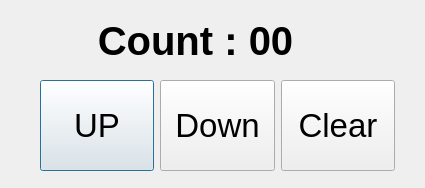
<?xml version="1.0" encoding="UTF-8"?>
<ui version="4.0">
 <class>Dialog</class>
 <widget class="QDialog" name="Dialog">
  <property name="geometry">
   <rect>
    <x>0</x>
    <y>0</y>
    <width>425</width>
    <height>188</height>
   </rect>
  </property>
  <property name="windowTitle">
   <string>Dialog</string>
  </property>
  <widget class="QLabel" name="label">
   <property name="geometry">
    <rect>
     <x>30</x>
     <y>0</y>
     <width>331</width>
     <height>81</height>
    </rect>
   </property>
   <property name="font">
    <font>
     <pointsize>30</pointsize>
     <weight>75</weight>
     <bold>true</bold>
    </font>
   </property>
   <property name="text">
    <string>Count : 00</string>
   </property>
   <property name="alignment">
    <set>Qt::AlignCenter</set>
   </property>
  </widget>
  <widget class="QWidget" name="horizontalLayoutWidget">
   <property name="geometry">
    <rect>
     <x>40</x>
     <y>80</y>
     <width>355</width>
     <height>91</height>
    </rect>
   </property>
   <layout class="QHBoxLayout" name="horizontalLayout">
    <item>
     <widget class="QPushButton" name="btn_1">
      <property name="sizePolicy">
       <sizepolicy hsizetype="Maximum" vsizetype="Fixed">
        <horstretch>0</horstretch>
        <verstretch>0</verstretch>
       </sizepolicy>
      </property>
      <property name="maximumSize">
       <size>
        <width>16777197</width>
        <height>16777207</height>
       </size>
      </property>
      <property name="font">
       <font>
        <pointsize>25</pointsize>
       </font>
      </property>
      <property name="text">
       <string>UP</string>
      </property>
     </widget>
    </item>
    <item>
     <widget class="QPushButton" name="btn_2">
      <property name="sizePolicy">
       <sizepolicy hsizetype="Maximum" vsizetype="Fixed">
        <horstretch>0</horstretch>
        <verstretch>0</verstretch>
       </sizepolicy>
      </property>
      <property name="maximumSize">
       <size>
        <width>16777197</width>
        <height>16777207</height>
       </size>
      </property>
      <property name="font">
       <font>
        <pointsize>25</pointsize>
       </font>
      </property>
      <property name="text">
       <string>Down</string>
      </property>
     </widget>
    </item>
    <item>
     <widget class="QPushButton" name="btn_3">
      <property name="sizePolicy">
       <sizepolicy hsizetype="Maximum" vsizetype="Fixed">
        <horstretch>0</horstretch>
        <verstretch>0</verstretch>
       </sizepolicy>
      </property>
      <property name="maximumSize">
       <size>
        <width>16777197</width>
        <height>16777207</height>
       </size>
      </property>
      <property name="font">
       <font>
        <pointsize>25</pointsize>
       </font>
      </property>
      <property name="text">
       <string>Clear</string>
      </property>
     </widget>
    </item>
   </layout>
  </widget>
 </widget>
 <resources/>
 <connections/>
</ui>
